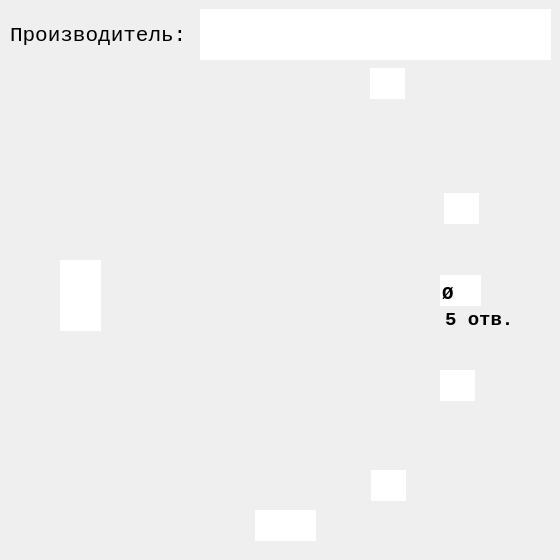
<?xml version="1.0" encoding="UTF-8"?>
<ui version="4.0">
 <class>Dialog</class>
 <widget class="QDialog" name="Dialog">
  <property name="geometry">
   <rect>
    <x>0</x>
    <y>0</y>
    <width>560</width>
    <height>560</height>
   </rect>
  </property>
  <property name="sizePolicy">
   <sizepolicy hsizetype="Fixed" vsizetype="Fixed">
    <horstretch>0</horstretch>
    <verstretch>0</verstretch>
   </sizepolicy>
  </property>
  <property name="minimumSize">
   <size>
    <width>560</width>
    <height>560</height>
   </size>
  </property>
  <property name="maximumSize">
   <size>
    <width>560</width>
    <height>560</height>
   </size>
  </property>
  <property name="windowTitle">
   <string>5 Отверстий Тип1</string>
  </property>
  <property name="windowIcon">
   <iconset>
    <normaloff>../pics/icon/Podpyatnik.ico</normaloff>../pics/icon/Podpyatnik.ico</iconset>
  </property>
  <property name="whatsThis">
   <string/>
  </property>
  <property name="accessibleDescription">
   <string/>
  </property>
  <widget class="QLabel" name="label">
   <property name="geometry">
    <rect>
     <x>0</x>
     <y>0</y>
     <width>560</width>
     <height>560</height>
    </rect>
   </property>
   <property name="sizePolicy">
    <sizepolicy hsizetype="Fixed" vsizetype="Fixed">
     <horstretch>0</horstretch>
     <verstretch>0</verstretch>
    </sizepolicy>
   </property>
   <property name="minimumSize">
    <size>
     <width>560</width>
     <height>560</height>
    </size>
   </property>
   <property name="maximumSize">
    <size>
     <width>560</width>
     <height>560</height>
    </size>
   </property>
   <property name="autoFillBackground">
    <bool>true</bool>
   </property>
   <property name="text">
    <string/>
   </property>
   <property name="pixmap">
    <pixmap>../pics/main/5-1.jpg</pixmap>
   </property>
   <property name="scaledContents">
    <bool>false</bool>
   </property>
   <property name="alignment">
    <set>Qt::AlignCenter</set>
   </property>
   <property name="margin">
    <number>0</number>
   </property>
  </widget>
  <widget class="QLineEdit" name="lineEdit">
   <property name="geometry">
    <rect>
     <x>371</x>
     <y>470</y>
     <width>35</width>
     <height>31</height>
    </rect>
   </property>
   <property name="font">
    <font>
     <family>Courier New</family>
     <pointsize>14</pointsize>
     <weight>75</weight>
     <italic>false</italic>
     <bold>true</bold>
    </font>
   </property>
   <property name="focusPolicy">
    <enum>Qt::ClickFocus</enum>
   </property>
   <property name="autoFillBackground">
    <bool>true</bool>
   </property>
   <property name="inputMethodHints">
    <set>Qt::ImhNone</set>
   </property>
   <property name="text">
    <string/>
   </property>
   <property name="maxLength">
    <number>3</number>
   </property>
   <property name="frame">
    <bool>false</bool>
   </property>
   <property name="alignment">
    <set>Qt::AlignBottom|Qt::AlignHCenter</set>
   </property>
  </widget>
  <widget class="QLineEdit" name="lineEdit_3">
   <property name="geometry">
    <rect>
     <x>440</x>
     <y>275</y>
     <width>41</width>
     <height>31</height>
    </rect>
   </property>
   <property name="font">
    <font>
     <family>Courier New</family>
     <pointsize>14</pointsize>
     <weight>75</weight>
     <italic>false</italic>
     <bold>true</bold>
    </font>
   </property>
   <property name="focusPolicy">
    <enum>Qt::ClickFocus</enum>
   </property>
   <property name="text">
    <string>Ø</string>
   </property>
   <property name="maxLength">
    <number>3</number>
   </property>
   <property name="frame">
    <bool>false</bool>
   </property>
   <property name="alignment">
    <set>Qt::AlignBottom|Qt::AlignLeading|Qt::AlignLeft</set>
   </property>
  </widget>
  <widget class="QLineEdit" name="lineEdit_4">
   <property name="geometry">
    <rect>
     <x>255</x>
     <y>510</y>
     <width>61</width>
     <height>31</height>
    </rect>
   </property>
   <property name="font">
    <font>
     <family>Courier New</family>
     <pointsize>14</pointsize>
     <weight>75</weight>
     <italic>false</italic>
     <bold>true</bold>
    </font>
   </property>
   <property name="focusPolicy">
    <enum>Qt::ClickFocus</enum>
   </property>
   <property name="text">
    <string/>
   </property>
   <property name="maxLength">
    <number>3</number>
   </property>
   <property name="frame">
    <bool>false</bool>
   </property>
   <property name="alignment">
    <set>Qt::AlignBottom|Qt::AlignHCenter</set>
   </property>
  </widget>
  <widget class="QLineEdit" name="lineEdit_5">
   <property name="geometry">
    <rect>
     <x>60</x>
     <y>260</y>
     <width>41</width>
     <height>71</height>
    </rect>
   </property>
   <property name="font">
    <font>
     <family>Courier New</family>
     <pointsize>14</pointsize>
     <weight>75</weight>
     <italic>false</italic>
     <bold>true</bold>
    </font>
   </property>
   <property name="tabletTracking">
    <bool>false</bool>
   </property>
   <property name="focusPolicy">
    <enum>Qt::ClickFocus</enum>
   </property>
   <property name="autoFillBackground">
    <bool>false</bool>
   </property>
   <property name="text">
    <string/>
   </property>
   <property name="maxLength">
    <number>3</number>
   </property>
   <property name="frame">
    <bool>false</bool>
   </property>
   <property name="alignment">
    <set>Qt::AlignRight|Qt::AlignTrailing|Qt::AlignVCenter</set>
   </property>
  </widget>
  <widget class="QLabel" name="label_2">
   <property name="geometry">
    <rect>
     <x>10</x>
     <y>10</y>
     <width>181</width>
     <height>51</height>
    </rect>
   </property>
   <property name="font">
    <font>
     <family>Courier New</family>
     <pointsize>16</pointsize>
     <weight>50</weight>
     <bold>false</bold>
    </font>
   </property>
   <property name="text">
    <string>Производитель:</string>
   </property>
  </widget>
  <widget class="QLineEdit" name="lineEdit_6">
   <property name="geometry">
    <rect>
     <x>200</x>
     <y>9</y>
     <width>351</width>
     <height>51</height>
    </rect>
   </property>
   <property name="font">
    <font>
     <family>Courier New</family>
     <pointsize>16</pointsize>
     <weight>75</weight>
     <bold>true</bold>
    </font>
   </property>
   <property name="frame">
    <bool>false</bool>
   </property>
   <property name="alignment">
    <set>Qt::AlignLeading|Qt::AlignLeft|Qt::AlignVCenter</set>
   </property>
  </widget>
  <widget class="QLabel" name="label_3">
   <property name="geometry">
    <rect>
     <x>445</x>
     <y>310</y>
     <width>71</width>
     <height>20</height>
    </rect>
   </property>
   <property name="font">
    <font>
     <family>Courier New</family>
     <pointsize>14</pointsize>
     <weight>75</weight>
     <bold>true</bold>
    </font>
   </property>
   <property name="text">
    <string>5 отв.</string>
   </property>
   <property name="alignment">
    <set>Qt::AlignLeading|Qt::AlignLeft|Qt::AlignVCenter</set>
   </property>
  </widget>
  <widget class="QLineEdit" name="lineEdit_2">
   <property name="geometry">
    <rect>
     <x>440</x>
     <y>370</y>
     <width>35</width>
     <height>31</height>
    </rect>
   </property>
   <property name="font">
    <font>
     <family>Courier New</family>
     <pointsize>14</pointsize>
     <weight>75</weight>
     <italic>false</italic>
     <bold>true</bold>
    </font>
   </property>
   <property name="focusPolicy">
    <enum>Qt::ClickFocus</enum>
   </property>
   <property name="autoFillBackground">
    <bool>true</bool>
   </property>
   <property name="inputMethodHints">
    <set>Qt::ImhNone</set>
   </property>
   <property name="text">
    <string/>
   </property>
   <property name="maxLength">
    <number>3</number>
   </property>
   <property name="frame">
    <bool>false</bool>
   </property>
   <property name="alignment">
    <set>Qt::AlignBottom|Qt::AlignHCenter</set>
   </property>
  </widget>
  <widget class="QLineEdit" name="lineEdit_7">
   <property name="geometry">
    <rect>
     <x>444</x>
     <y>193</y>
     <width>35</width>
     <height>31</height>
    </rect>
   </property>
   <property name="font">
    <font>
     <family>Courier New</family>
     <pointsize>14</pointsize>
     <weight>75</weight>
     <italic>false</italic>
     <bold>true</bold>
    </font>
   </property>
   <property name="focusPolicy">
    <enum>Qt::ClickFocus</enum>
   </property>
   <property name="autoFillBackground">
    <bool>true</bool>
   </property>
   <property name="inputMethodHints">
    <set>Qt::ImhNone</set>
   </property>
   <property name="text">
    <string/>
   </property>
   <property name="maxLength">
    <number>3</number>
   </property>
   <property name="frame">
    <bool>false</bool>
   </property>
   <property name="alignment">
    <set>Qt::AlignBottom|Qt::AlignHCenter</set>
   </property>
  </widget>
  <widget class="QLineEdit" name="lineEdit_8">
   <property name="geometry">
    <rect>
     <x>370</x>
     <y>68</y>
     <width>35</width>
     <height>31</height>
    </rect>
   </property>
   <property name="font">
    <font>
     <family>Courier New</family>
     <pointsize>14</pointsize>
     <weight>75</weight>
     <italic>false</italic>
     <bold>true</bold>
    </font>
   </property>
   <property name="focusPolicy">
    <enum>Qt::ClickFocus</enum>
   </property>
   <property name="autoFillBackground">
    <bool>true</bool>
   </property>
   <property name="inputMethodHints">
    <set>Qt::ImhNone</set>
   </property>
   <property name="text">
    <string/>
   </property>
   <property name="maxLength">
    <number>3</number>
   </property>
   <property name="frame">
    <bool>false</bool>
   </property>
   <property name="alignment">
    <set>Qt::AlignBottom|Qt::AlignHCenter</set>
   </property>
  </widget>
 </widget>
 <resources/>
 <connections/>
</ui>
